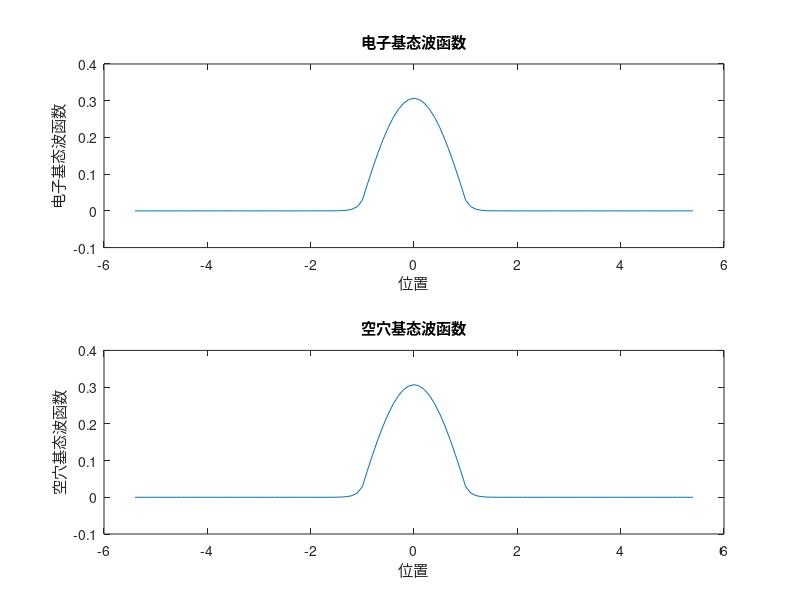
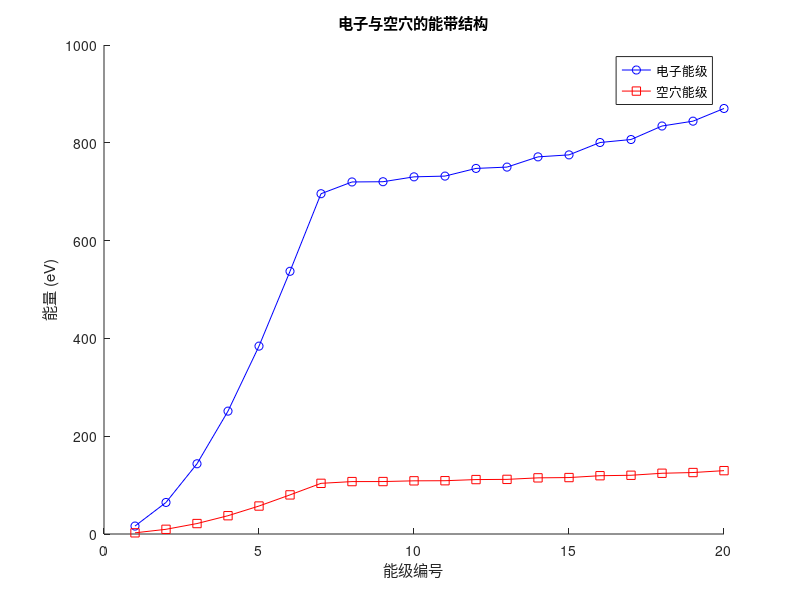

The MATLAB script that drew these images, in order:
% 公共参数
N = 109;
Lmax = 11;
h = Lmax / (N + 1);
i = 1:N;
x = (i - (N + 1) / 2) .* h;
a = (N+1) / 2 - 1 / h;
b = (N+1) / 2 + 1 / h;

% 电子参数
V0_e = 48;                % 电子势阱深度
me = 0.067;              % 电子有效质量 (相对于自由电子质量)

% 构建电子哈密顿量
H_e = eye(N, N) .* (2 + 2 * h^2 * V0_e);
for j = 1:N-1
    H_e(j, j+1) = -1;
    H_e(j+1, j) = -1;
    if j > a && j < b
        H_e(j, j) = 2;
    end
end
H_e = H_e / (2 * me * h^2);
[V_e, D_e] = eig(H_e);
eigenvalues_e = sort(diag(D_e));
GroundEnergy_e = eigenvalues_e(1);

% 空穴参数
V0_h = 48;                % 空穴势阱深度
mh = 0.45;               % 空穴有效质量 (相对于自由电子质量)

% 构建空穴哈密顿量
H_h = eye(N, N) .* (2 + 2 * h^2 * V0_h);
for j = 1:N-1
    H_h(j, j+1) = -1;
    H_h(j+1, j) = -1;
    if j > a && j < b
        H_h(j, j) = 2;
    end
end
H_h = H_h / (2 * mh * h^2);
[V_h, D_h] = eig(H_h);
eigenvalues_h = sort(diag(D_h));
GroundEnergy_h = eigenvalues_h(1);

% 物理常数
h_planck = 6.62607015e-34;    % J·s
c_light = 3e8;                % m/s
eV_to_J = 1.602176634e-19;    % J/eV

% 假设归一化单位对应于eV
% 若不是，需要根据实际情况转换
% 这里简单假设归一化能量已经是eV
Delta_E = GroundEnergy_e - GroundEnergy_h;  % eV
lambda = (h_planck * c_light) / (Delta_E * eV_to_J);  % m
lambda_nm = lambda * 1e9;                      % nm

% 输出结果
fprintf('电子基态能量: %.4f eV\n', GroundEnergy_e);
fprintf('空穴基态能量: %.4f eV\n', GroundEnergy_h);
fprintf('能量差: %.4f eV\n', Delta_E);
fprintf('发射波长: %.2f nm\n', lambda_nm);

% 绘制基态波函数
figure;
subplot(2,1,1);
plot(x, V_e(:,1));
xlabel('位置');
ylabel('电子基态波函数');
title('电子基态波函数');

subplot(2,1,2);
plot(x, V_h(:,1));
xlabel('位置');
ylabel('空穴基态波函数');
title('空穴基态波函数');

% 绘制能带
num_levels = 20;
figure;
hold on;
plot(1:num_levels, eigenvalues_e(1:num_levels), 'b-o', 'DisplayName', '电子能级');
plot(1:num_levels, eigenvalues_h(1:num_levels), 'r-s', 'DisplayName', '空穴能级');
xlabel('能级编号');
ylabel('能量 (eV)');
title('电子与空穴的能带结构');
legend;
hold off;
